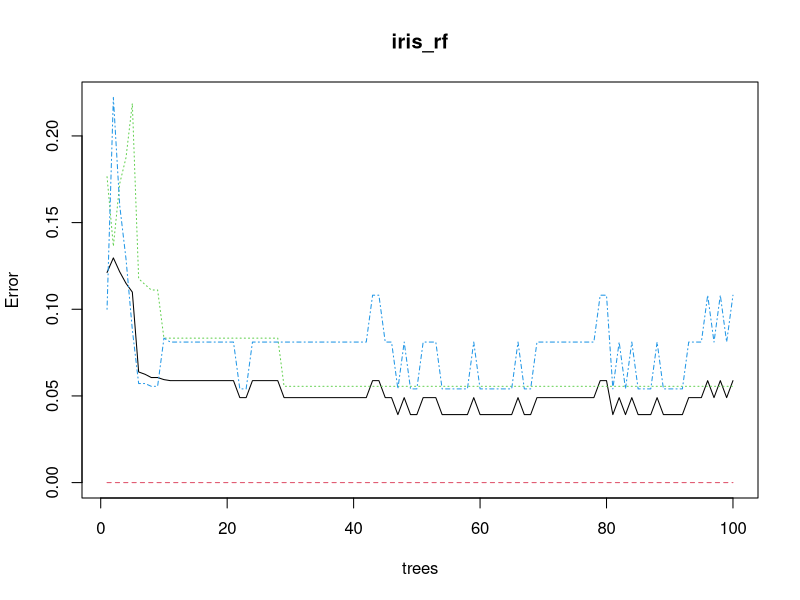
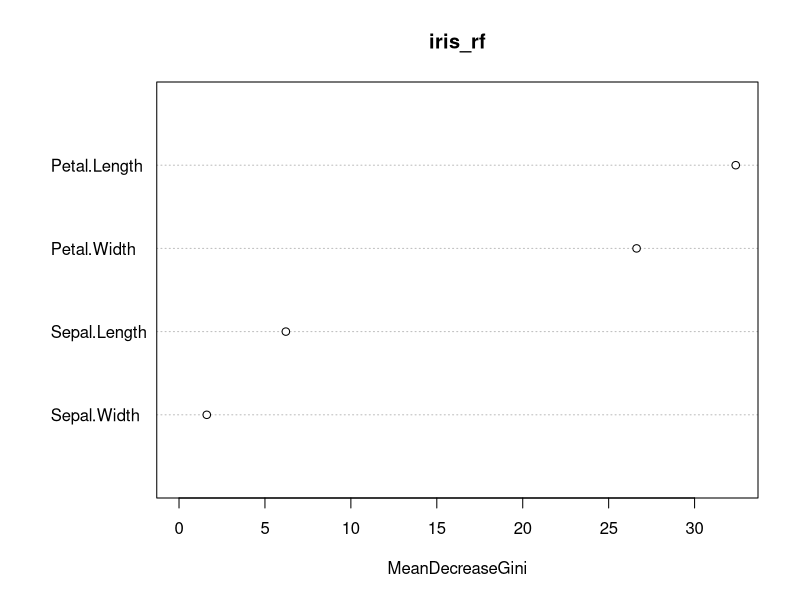
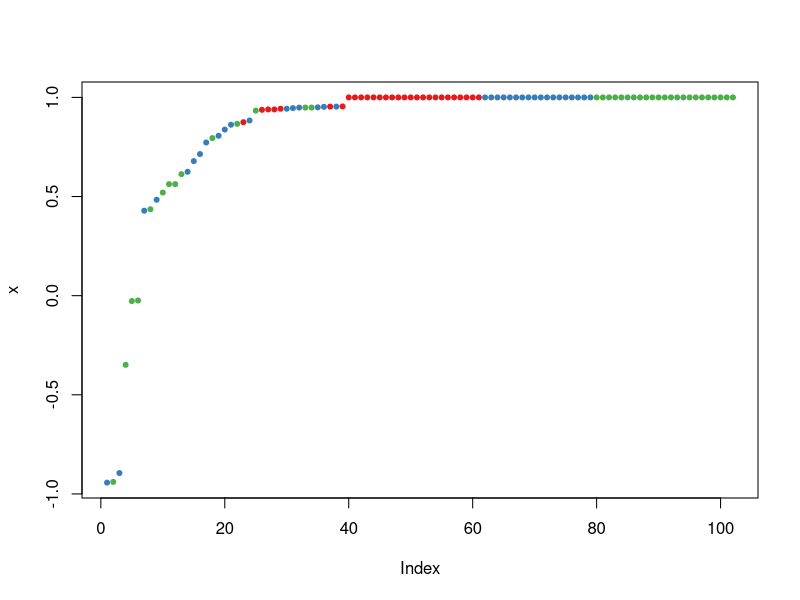
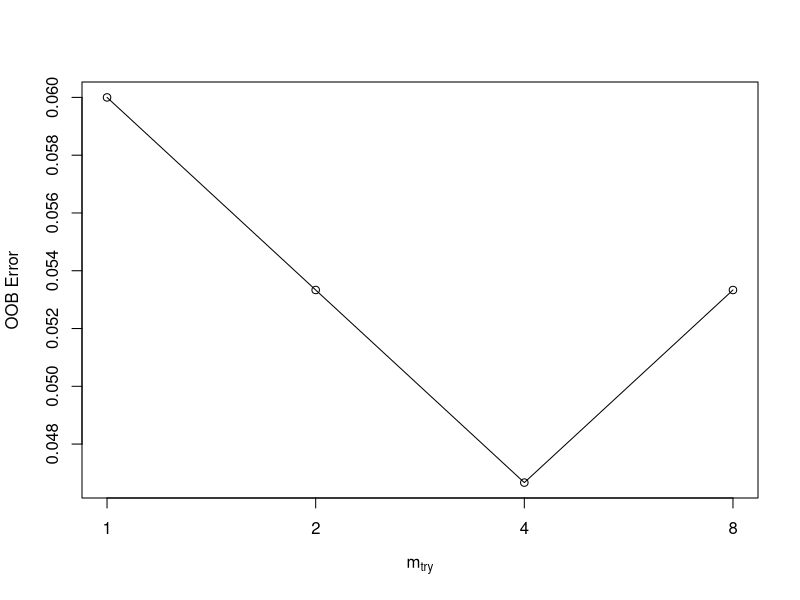

These figures' R source, in order:
## ---- chunk 1
ind <- sample(2,nrow(iris),replace=TRUE,prob=c(0.7,0.3))
trainData <- iris[ind==1,]
testData <- iris[ind==2,]
## ---- chunk 2
library(randomForest)
## ---- chunk 3
iris_rf <- randomForest(Species~.,data=trainData,ntree=100,proximity=TRUE)
table(predict(iris_rf),trainData$Species)
## ---- chunk 4
print(iris_rf)
plot(iris_rf)
importance(iris_rf)
varImpPlot(iris_rf)
## ---- chunk 5
irisPred<-predict(iris_rf,newdata=testData)
table(irisPred, testData$Species)
## ---- chunk 6
plot(margin(iris_rf,testData$Species))
## ---- chunk 7

tune.rf <- tuneRF(iris[,-5],iris[,5], stepFactor=0.5)
print(tune.rf)
